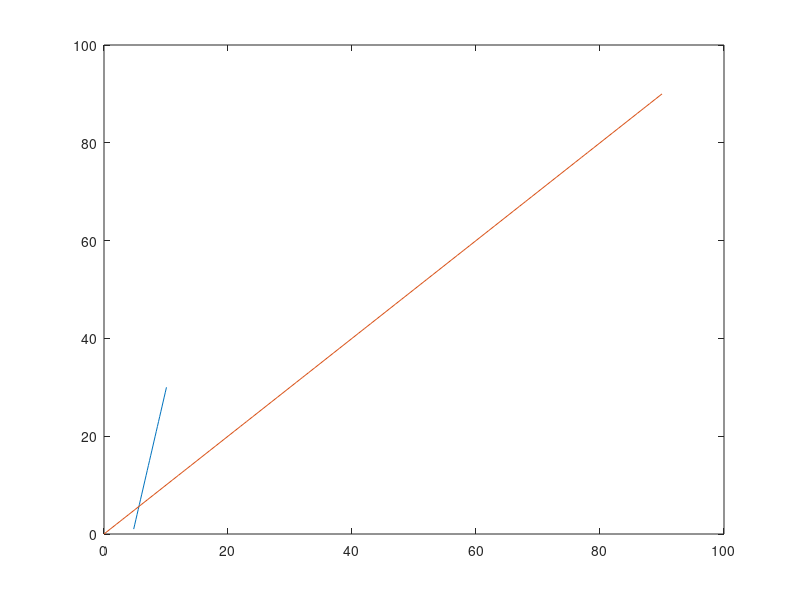

Source code (MATLAB):
p=zeros(30,1);p(1)=400;
disp([num2str(1),' ',num2str(400)])
for n=2:30
p(n)=p(n-1)*(1.1);
x=p(n);
q=[num2str(n),' ', num2str(x)];
disp(q)
end
pa=zeros(30,1);pa(1)=120;
disp([num2str(1),' ',num2str(120)])
for n=2:30
pa(n)=pa(n-1)*(1.2);
xa=pa(n);
qa=[num2str(n),' ', num2str(xa)];
disp(qa)
end
%min(log(p))-1:max(log(p))-1
%min(log(pa))-1:max(log(pa))-1
plot(log(p'),1:30,'+',0:90,0:90)
plot(log(pa'),1:30,'-',0:90,0:90)